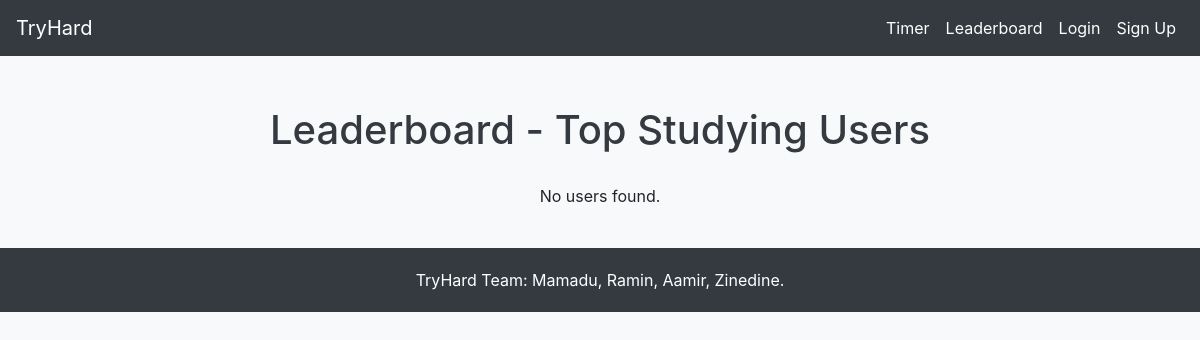
The app's page /lb/, older data.
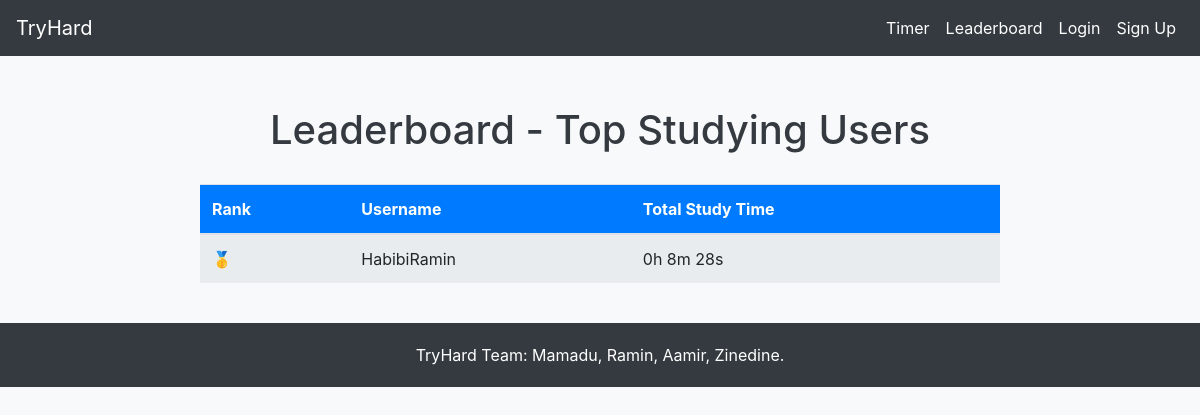
The same page, newer data.
### tryhard_app/models.py (models this page shows, shortened)
class CustomUser(models.Model):
    name = models.CharField(max_length=100)
    username = models.CharField(max_length=100, unique=True)
    password = models.CharField(max_length=100)  # Store hashed passwords later
    total_time = models.IntegerField(default=0)

### tryhard_app/views.py (the view)
# urls.py: path('lb/',views.lb),
def lb(request):
    users = CustomUser.objects.order_by('-total_time')
    return render(request, 'lb.html', {'users': users})

### tryhard_app/templatetags/custom_filters.py (called while the page is built)
@register.filter
def time_format(value):
    total_seconds = int(value)
    hours = total_seconds // 3600
    minutes = (total_seconds % 3600) // 60
    seconds = total_seconds % 60
    return f"{hours}h {minutes}m {seconds}s"

### templates/lb.html (shortened to what this page needs)
{% load static %}
{% load custom_filters %}
<!DOCTYPE html>
<html lang="en">
<head>
    <link rel="stylesheet" href="https://cdn.jsdelivr.net/npm/bootstrap@4.6.2/dist/css/bootstrap.min.css">
</head>
<body>
    <nav class="navbar navbar-expand-lg">
      <a class="navbar-brand" href="/">TryHard</a>
      <div class="collapse navbar-collapse">
        <ul class="navbar-nav ml-auto">
          <li class="nav-item">
            <a class="nav-link" href="/timer/">Timer</a>
          </li>
          <li class="nav-item">
            <a class="nav-link" href="/lb/">Leaderboard</a>
          </li>
          {% if request.session.username %}
            <li class="nav-item">
              <span class="nav-link">Welcome, {{ request.session.username }}!</span>
            </li>
            <li class="nav-item">
              <a class="nav-link" href="/login/">Logout</a>
            </li>
          {% else %}
            <li class="nav-item">
              <a class="nav-link" href="/login/">Login</a>
            </li>
            <li class="nav-item">
              <a class="nav-link" href="/signup/">Sign Up</a>
            </li>
          {% endif %}
        </ul>
      </div>
    </nav>
    <div class="container">
        <h1 class="leaderboard-title">Leaderboard - Top Studying Users</h1>
        {% if users %}
            <table class="table table-hover leaderboard-table">
                <thead>
                    <tr>
                        <th scope="col">Rank</th>
                        <th scope="col">Username</th>
                        <th scope="col">Total Study Time</th>
                    </tr>
                </thead>
                <tbody>
                    {% for person in users %}
                    <tr>
                        <th scope="row">
                            {% if forloop.counter0 == 0 %}
                                🥇
                            {% elif forloop.counter0 == 1 %}
                                🥈
                            {% elif forloop.counter0 == 2 %}
                                🥉
                            {% else %}
                                {{ forloop.counter }}
                            {% endif %}
                        </th>
                        <td>{{ person.username }}</td>
                        <td>{{ person.total_time|time_format }}</td>
                    </tr>
                    {% endfor %}
                </tbody>
            </table>
        {% else %}
            <p class="text-center">No users found.</p>
        {% endif %}
    </div>
    <footer>
        <p>TryHard Team: Mamadu, Ramin, Aamir, Zinedine.</p>
    </footer>
</body>
</html>

Row changes from the older to the newer data that the page shows:
added CustomUser: username "HabibiRamin", total_time "0h 8m 28s"
Text that changed along with them:
text no longer shown: "No users found."
text now shown: "Rank Username Total Study Time"
